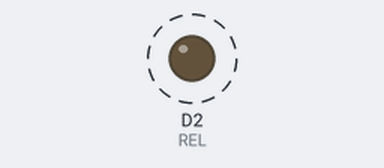
Bench run of a sketch on a simulated ESP8266 (NodeMCU). Parts: output pins drawn as LEDs (lit = HIGH). Dashed ring = blinking.

Above: at 0.5 s.
Timing chart, 0 to 4.6 s (numbered marks = the images above):
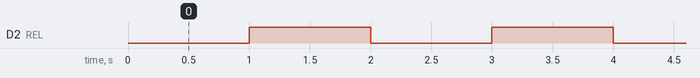

The sketch:

Relay.ino
```cpp
#define REL D2

void setup() {
  // put your setup code here, to run once:
  pinMode(REL, OUTPUT);
}

void loop() {
  // put your main code here, to run repeatedly:
  digitalWrite(REL, LOW);
  delay(1000);
  digitalWrite(REL, HIGH);
  delay(1000);
}
```

Measured:
- by itself, D2 (REL): alternates HIGH for 1.0 s and LOW for 1.0 s
